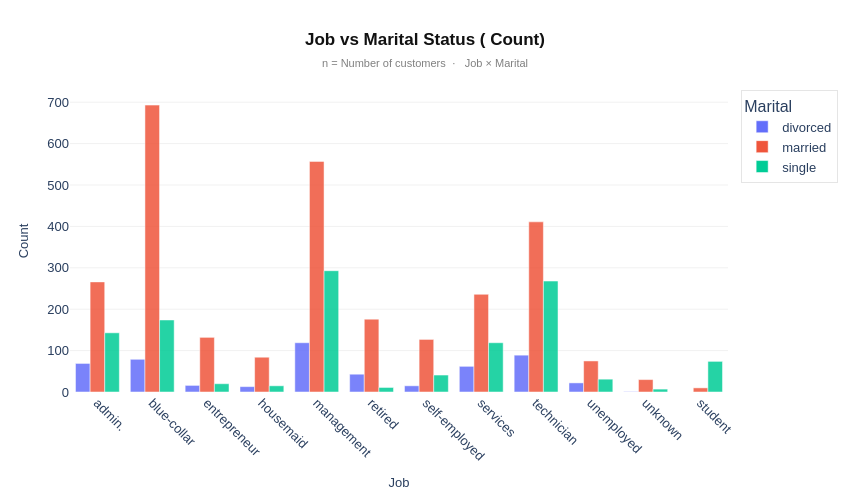

This figure's notebook cell:
### Markdown cell above
## **Enhanced Grouped Bar**

### **Contextual Layer**

* Counts created using Python functions `groupby()`, `size()`, and `reset_index()` Because a bar chart in Plotly cannot calculate it on its own.

### **Aesthetic Layer**

* Color way: dark, mid, and light blue
* Clean white theme with Arial font
* Slight transparency on bars
* Thin white borders between bars

### **Informative Layer**

* Centered title with subtitle
* X-axis and Y-axis are labeled
* Legend added on the right
* X-axis labels rotated for readability

### Code cell
# ── i) CONTEXTUAL LAYER ───────────────────────────────────
job_marital = df.groupby(["job", "marital"]).size().reset_index(name="count")

fig = px.bar(job_marital, x="job", y="count", color="marital", barmode="group")

# ── ii) AESTHETIC LAYER ───────────────────────────────────
fig.update_traces(
    marker = dict(
        opacity = 0.85,
        line    = dict(color="white", width=0.5),
    ),
)

fig.update_layout(
    colorway = ["#1a5276", "#2e86c1", "#a9cce3"],
)

# ── iii) INFORMATIVE LAYER ────────────────────────────────
fig.update_layout(
    font          = dict(family="Arial, sans-serif", size=13),
    plot_bgcolor  = "white",
    paper_bgcolor = "white",
    width         = 850,
    height        = 500,
    margin        = dict(l=70, r=30, t=90, b=100),

    title = dict(
        text     = "<b>Job vs Marital Status ( Count)</b>",
        subtitle = dict(
            text = "n = Number of customers  ·   Job × Marital",
            font = dict(size=11, color="grey"),
        ),
        x        = 0.5,
        xanchor  = "center",
        font     = dict(size=17, color="#111"),
    ),

    xaxis = dict(
        title     = dict(text="Job", font=dict(size=13)),
        showgrid  = False,
        zeroline  = False,
        tickangle = 45,
    ),

    yaxis = dict(
        title     = dict(text="Count", font=dict(size=13)),
        showgrid  = True,
        gridcolor = "rgba(0,0,0,0.06)",
        zeroline  = False,
    ),

    hovermode  = "closest",
    legend     = dict(
        title       = dict(text="Marital"),
        orientation = "v",
        x           = 1.02,
        y           = 1,
        bordercolor = "rgba(0,0,0,0.1)",
        borderwidth = 1,
    ),
)


fig.show()

### Figure 1 — Plotly figure (JSON) as saved in the notebook; plotly's stock layout.template omitted (floating-point values rounded to 4 significant figures)
{"data": [{"alignmentgroup": "True", "hovertemplate": "marital=divorced<br>job=%{x}<br>count=%{y}<extra></extra>", "legendgroup": "divorced", "marker": {"color": "#636efa", "line": {"color": "white", "width": 0.5}, "opacity": 0.85, "pattern": {"shape": ""}}, "name": "divorced", "offsetgroup": "divorced", "orientation": "v", "showlegend": true, "textposition": "auto", "type": "bar", "x": ["admin.", "blue-collar", "entrepreneur", "housemaid", "management", "retired", "self-employed", "services", "technician", "unemployed", "unknown"], "xaxis": "x", "y": [69, 79, 16, 13, 119, 43, 15, 62, 89, 22, 1], "yaxis": "y"}, {"alignmentgroup": "True", "hovertemplate": "marital=married<br>job=%{x}<br>count=%{y}<extra></extra>", "legendgroup": "married", "marker": {"color": "#EF553B", "line": {"color": "white", "width": 0.5}, "opacity": 0.85, "pattern": {"shape": ""}}, "name": "married", "offsetgroup": "married", "orientation": "v", "showlegend": true, "textposition": "auto", "type": "bar", "x": ["admin.", "blue-collar", "entrepreneur", "housemaid", "management", "retired", "self-employed", "services", "student", "technician", "unemployed", "unknown"], "xaxis": "x", "y": [266, 693, 132, 84, 557, 176, 127, 236, 10, 411, 75, 30], "yaxis": "y"}, {"alignmentgroup": "True", "hovertemplate": "marital=single<br>job=%{x}<br>count=%{y}<extra></extra>", "legendgroup": "single", "marker": {"color": "#00cc96", "line": {"color": "white", "width": 0.5}, "opacity": 0.85, "pattern": {"shape": ""}}, "name": "single", "offsetgroup": "single", "orientation": "v", "showlegend": true, "textposition": "auto", "type": "bar", "x": ["admin.", "blue-collar", "entrepreneur", "housemaid", "management", "retired", "self-employed", "services", "student", "technician", "unemployed", "unknown"], "xaxis": "x", "y": [143, 174, 20, 15, 293, 11, 41, 119, 74, 268, 31, 7], "yaxis": "y"}], "layout": {"barmode": "group", "colorway": ["#1a5276", "#2e86c1", "#a9cce3"], "font": {"family": "Arial, sans-serif", "size": 13}, "height": 500, "hovermode": "closest", "legend": {"bordercolor": "rgba(0, 0, 0, 0.1)", "borderwidth": 1, "orientation": "v", "title": {"text": "Marital"}, "tracegroupgap": 0, "x": 1.02, "y": 1}, "margin": {"b": 100, "l": 70, "r": 30, "t": 90}, "paper_bgcolor": "white", "plot_bgcolor": "white", "title": {"font": {"color": "#111", "size": 17}, "subtitle": {"font": {"color": "grey", "size": 11}, "text": "n = Number of customers  ·   Job × Marital"}, "text": "<b>Job vs Marital Status ( Count)</b>", "x": 0.5, "xanchor": "center"}, "width": 850, "xaxis": {"anchor": "y", "autorange": true, "domain": [0, 1], "range": [-0.5, 11.5], "showgrid": false, "tickangle": 45, "title": {"font": {"size": 13}, "text": "Job"}, "type": "category", "zeroline": false}, "yaxis": {"anchor": "x", "autorange": true, "domain": [0, 1], "gridcolor": "rgba(0, 0, 0, 0.06)", "range": [0, 729.5], "showgrid": true, "title": {"font": {"size": 13}, "text": "Count"}, "type": "linear", "zeroline": false}}}
